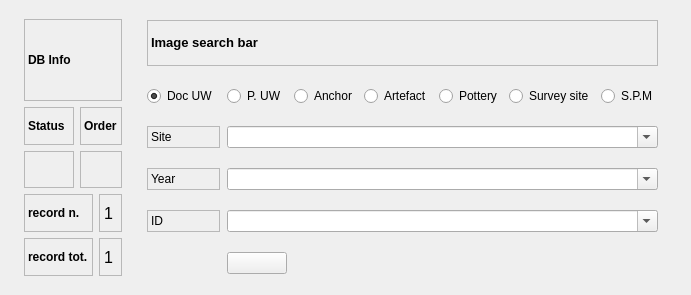
  <widget class="QgsDockWidget" name="mDockWidget">
   <property name="geometry">
    <rect>
     <x>50</x>
     <y>480</y>
     <width>668</width>
     <height>295</height>
    </rect>
   </property>
   <property name="minimumSize">
    <size>
     <width>668</width>
     <height>295</height>
    </size>
   </property>
   <property name="maximumSize">
    <size>
     <width>2000</width>
     <height>295</height>
    </size>
   </property>
   <property name="baseSize">
    <size>
     <width>5</width>
     <height>10</height>
    </size>
   </property>
   <property name="mouseTracking">
    <bool>true</bool>
   </property>
   <property name="tabletTracking">
    <bool>true</bool>
   </property>
   <property name="focusPolicy">
    <enum>Qt::NoFocus</enum>
   </property>
   <property name="toolTip">
    <string>&lt;html&gt;&lt;head/&gt;&lt;body&gt;&lt;p&gt;Barra di ricerca&lt;/p&gt;&lt;/body&gt;&lt;/html&gt;</string>
   </property>
   <property name="floating">
    <bool>true</bool>
   </property>
   <property name="features">
    <set>QDockWidget::AllDockWidgetFeatures</set>
   </property>
   <property name="allowedAreas">
    <set>Qt::AllDockWidgetAreas</set>
   </property>
   <property name="windowTitle">
    <string>Image search bar</string>
   </property>
   <widget class="QWidget" name="dockWidgetContents_2">
    <layout class="QGridLayout" name="gridLayout_13">
     <item row="0" column="0">
      <layout class="QGridLayout" name="gridLayout_14">
       <property name="leftMargin">
        <number>15</number>
       </property>
       <property name="topMargin">
        <number>10</number>
       </property>
       <property name="rightMargin">
        <number>9</number>
       </property>
       <property name="bottomMargin">
        <number>10</number>
       </property>
       <property name="verticalSpacing">
        <number>6</number>
       </property>
       <item row="0" column="0">
        <widget class="QLabel" name="label_44">
         <property name="font">
          <font>
           <weight>75</weight>
           <bold>true</bold>
          </font>
         </property>
         <property name="autoFillBackground">
          <bool>true</bool>
         </property>
         <property name="frameShape">
          <enum>QFrame::StyledPanel</enum>
         </property>
         <property name="frameShadow">
          <enum>QFrame::Plain</enum>
         </property>
         <property name="text">
          <string>DB Info</string>
         </property>
        </widget>
       </item>
       <item row="1" column="0">
        <layout class="QGridLayout" name="gridLayout_16">
         <item row="1" column="1">
          <widget class="QLabel" name="label_sort">
           <property name="minimumSize">
            <size>
             <width>40</width>
             <height>0</height>
            </size>
           </property>
           <property name="sizeIncrement">
            <size>
             <width>40</width>
             <height>0</height>
            </size>
           </property>
           <property name="baseSize">
            <size>
             <width>40</width>
             <height>0</height>
            </size>
           </property>
           <property name="font">
            <font>
             <pointsize>10</pointsize>
             <weight>75</weight>
             <bold>true</bold>
            </font>
           </property>
           <property name="cursor">
            <cursorShape>ForbiddenCursor</cursorShape>
           </property>
           <property name="mouseTracking">
            <bool>false</bool>
           </property>
           <property name="contextMenuPolicy">
            <enum>Qt::DefaultContextMenu</enum>
           </property>
           <property name="frameShape">
            <enum>QFrame::StyledPanel</enum>
           </property>
           <property name="frameShadow">
            <enum>QFrame::Plain</enum>
           </property>
           <property name="text">
            <string/>
           </property>
           <property name="alignment">
            <set>Qt::AlignCenter</set>
           </property>
           <property name="margin">
            <number>0</number>
           </property>
          </widget>
         </item>
         <item row="1" column="0">
          <widget class="QLabel" name="label_status">
           <property name="minimumSize">
            <size>
             <width>50</width>
             <height>0</height>
            </size>
           </property>
           <property name="font">
            <font>
             <pointsize>9</pointsize>
             <weight>75</weight>
             <bold>true</bold>
            </font>
           </property>
           <property name="cursor">
            <cursorShape>ForbiddenCursor</cursorShape>
           </property>
           <property name="mouseTracking">
            <bool>false</bool>
           </property>
           <property name="contextMenuPolicy">
            <enum>Qt::DefaultContextMenu</enum>
           </property>
           <property name="frameShape">
            <enum>QFrame::StyledPanel</enum>
           </property>
           <property name="frameShadow">
            <enum>QFrame::Plain</enum>
           </property>
           <property name="text">
            <string/>
           </property>
           <property name="alignment">
            <set>Qt::AlignCenter</set>
           </property>
           <property name="margin">
            <number>0</number>
           </property>
          </widget>
         </item>
         <item row="0" column="1">
          <widget class="QLabel" name="label_45">
           <property name="font">
            <font>
             <pointsize>9</pointsize>
             <weight>75</weight>
             <bold>true</bold>
            </font>
           </property>
           <property name="frameShape">
            <enum>QFrame::StyledPanel</enum>
           </property>
           <property name="frameShadow">
            <enum>QFrame::Plain</enum>
           </property>
           <property name="text">
            <string>Order</string>
           </property>
           <property name="margin">
            <number>0</number>
           </property>
          </widget>
         </item>
         <item row="0" column="0">
          <widget class="QLabel" name="label_37">
           <property name="font">
            <font>
             <pointsize>9</pointsize>
             <weight>75</weight>
             <bold>true</bold>
            </font>
           </property>
           <property name="frameShape">
            <enum>QFrame::StyledPanel</enum>
           </property>
           <property name="frameShadow">
            <enum>QFrame::Plain</enum>
           </property>
           <property name="text">
            <string>Status</string>
           </property>
           <property name="margin">
            <number>0</number>
           </property>
          </widget>
         </item>
        </layout>
       </item>
       <item row="2" column="0">
        <layout class="QGridLayout" name="gridLayout_15">
         <item row="1" column="1">
          <widget class="QLabel" name="label_rec_tot">
           <property name="font">
            <font>
             <family>Microsoft Sans Serif</family>
             <pointsize>12</pointsize>
            </font>
           </property>
           <property name="cursor">
            <cursorShape>ForbiddenCursor</cursorShape>
           </property>
           <property name="mouseTracking">
            <bool>false</bool>
           </property>
           <property name="contextMenuPolicy">
            <enum>Qt::DefaultContextMenu</enum>
           </property>
           <property name="frameShape">
            <enum>QFrame::StyledPanel</enum>
           </property>
           <property name="frameShadow">
            <enum>QFrame::Plain</enum>
           </property>
           <property name="text">
            <string>1</string>
           </property>
          </widget>
         </item>
         <item row="0" column="1">
          <widget class="QLabel" name="label_rec_corrente">
           <property name="font">
            <font>
             <family>Microsoft Sans Serif</family>
             <pointsize>12</pointsize>
            </font>
           </property>
           <property name="cursor">
            <cursorShape>ForbiddenCursor</cursorShape>
           </property>
           <property name="mouseTracking">
            <bool>false</bool>
           </property>
           <property name="contextMenuPolicy">
            <enum>Qt::DefaultContextMenu</enum>
           </property>
           <property name="frameShape">
            <enum>QFrame::StyledPanel</enum>
           </property>
           <property name="frameShadow">
            <enum>QFrame::Plain</enum>
           </property>
           <property name="text">
            <string>1</string>
           </property>
          </widget>
         </item>
         <item row="0" column="0">
          <widget class="QLabel" name="label_35">
           <property name="font">
            <font>
             <pointsize>9</pointsize>
             <weight>75</weight>
             <bold>true</bold>
            </font>
           </property>
           <property name="frameShape">
            <enum>QFrame::StyledPanel</enum>
           </property>
           <property name="frameShadow">
            <enum>QFrame::Plain</enum>
           </property>
           <property name="text">
            <string>record n.</string>
           </property>
           <property name="margin">
            <number>0</number>
           </property>
          </widget>
         </item>
         <item row="1" column="0">
          <widget class="QLabel" name="label_36">
           <property name="font">
            <font>
             <pointsize>9</pointsize>
             <weight>75</weight>
             <bold>true</bold>
            </font>
           </property>
           <property name="frameShape">
            <enum>QFrame::StyledPanel</enum>
           </property>
           <property name="frameShadow">
            <enum>QFrame::Plain</enum>
           </property>
           <property name="text">
            <string>record tot.</string>
           </property>
           <property name="margin">
            <number>0</number>
           </property>
          </widget>
         </item>
        </layout>
       </item>
      </layout>
     </item>
     <item row="0" column="1">
      <layout class="QGridLayout" name="gridLayout_17">
       <property name="sizeConstraint">
        <enum>QLayout::SetNoConstraint</enum>
       </property>
       <property name="leftMargin">
        <number>10</number>
       </property>
       <property name="topMargin">
        <number>11</number>
       </property>
       <property name="rightMargin">
        <number>24</number>
       </property>
       <property name="bottomMargin">
        <number>12</number>
       </property>
       <property name="horizontalSpacing">
        <number>7</number>
       </property>
       <property name="verticalSpacing">
        <number>20</number>
       </property>
       <item row="1" column="4">
        <widget class="QRadioButton" name="radioButton_pot">
         <property name="text">
          <string>Pottery</string>
         </property>
        </widget>
       </item>
       <item row="1" column="2">
        <widget class="QRadioButton" name="radioButton_anc">
         <property name="text">
          <string>Anchor</string>
         </property>
        </widget>
       </item>
       <item row="1" column="3">
        <widget class="QRadioButton" name="radioButton_art">
         <property name="text">
          <string>Artefact</string>
         </property>
        </widget>
       </item>
       <item row="1" column="0">
        <widget class="QRadioButton" name="radioButton_doc_uw">
         <property name="text">
          <string>Doc UW </string>
         </property>
         <property name="checked">
          <bool>true</bool>
         </property>
        </widget>
       </item>
       <item row="4" column="0">
        <widget class="QLabel" name="label_13">
         <property name="enabled">
          <bool>true</bool>
         </property>
         <property name="frameShape">
          <enum>QFrame::StyledPanel</enum>
         </property>
         <property name="frameShadow">
          <enum>QFrame::Plain</enum>
         </property>
         <property name="text">
          <string>ID</string>
         </property>
        </widget>
       </item>
       <item row="1" column="5">
        <widget class="QRadioButton" name="radioButton_ss">
         <property name="text">
          <string>Survey site</string>
         </property>
         <property name="checked">
          <bool>false</bool>
         </property>
        </widget>
       </item>
       <item row="1" column="6">
        <widget class="QRadioButton" name="radioButton_spm">
         <property name="text">
          <string>S.P.M</string>
         </property>
        </widget>
       </item>
       <item row="2" column="0">
        <widget class="QLabel" name="label_14">
         <property name="enabled">
          <bool>true</bool>
         </property>
         <property name="frameShape">
          <enum>QFrame::StyledPanel</enum>
         </property>
         <property name="frameShadow">
          <enum>QFrame::Plain</enum>
         </property>
         <property name="text">
          <string>Site</string>
         </property>
        </widget>
       </item>
       <item row="3" column="0">
        <widget class="QLabel" name="label_12">
         <property name="enabled">
          <bool>true</bool>
         </property>
         <property name="frameShape">
          <enum>QFrame::StyledPanel</enum>
         </property>
         <property name="frameShadow">
          <enum>QFrame::Plain</enum>
         </property>
         <property name="text">
          <string>Year</string>
         </property>
        </widget>
       </item>
       <item row="1" column="1">
        <widget class="QRadioButton" name="radioButton_p_uw">
         <property name="text">
          <string>P. UW</string>
         </property>
        </widget>
       </item>
       <item row="0" column="0" colspan="7">
        <widget class="QLabel" name="label_10">
         <property name="enabled">
          <bool>true</bool>
         </property>
         <property name="maximumSize">
          <size>
           <width>16777215</width>
           <height>50</height>
          </size>
         </property>
         <property name="frameShape">
          <enum>QFrame::StyledPanel</enum>
         </property>
         <property name="frameShadow">
          <enum>QFrame::Plain</enum>
         </property>
         <property name="text">
          <string>&lt;html&gt;&lt;head/&gt;&lt;body&gt;&lt;p&gt;&lt;span style=&quot; font-size:10pt; font-weight:600;&quot;&gt;Image search bar&lt;/span&gt;&lt;/p&gt;&lt;/body&gt;&lt;/html&gt;</string>
         </property>
        </widget>
       </item>
       <item row="2" column="1" colspan="6">
        <widget class="QComboBox" name="comboBox_sito">
         <property name="enabled">
          <bool>true</bool>
         </property>
         <property name="editable">
          <bool>true</bool>
         </property>
        </widget>
       </item>
       <item row="3" column="1" colspan="6">
        <widget class="QComboBox" name="comboBox_year">
         <property name="enabled">
          <bool>true</bool>
         </property>
         <property name="editable">
          <bool>true</bool>
         </property>
        </widget>
       </item>
       <item row="4" column="1" colspan="6">
        <widget class="QComboBox" name="comboBox_id">
         <property name="enabled">
          <bool>true</bool>
         </property>
         <property name="editable">
          <bool>true</bool>
         </property>
        </widget>
       </item>
       <item row="5" column="1">
        <widget class="QPushButton" name="pushButton_go">
         <property name="enabled">
          <bool>true</bool>
         </property>
         <property name="toolTip">
          <string>&lt;html&gt;&lt;head/&gt;&lt;body&gt;&lt;p&gt;start search&lt;/p&gt;&lt;/body&gt;&lt;/html&gt;</string>
         </property>
         <property name="text">
          <string/>
         </property>
         <property name="icon">
          <iconset resource="../../resources/resources.qrc">
           <normaloff>:/icons/search.png</normaloff>:/icons/search.png</iconset>
         </property>
        </widget>
       </item>
      </layout>
     </item>
    </layout>
   </widget>
  </widget>
